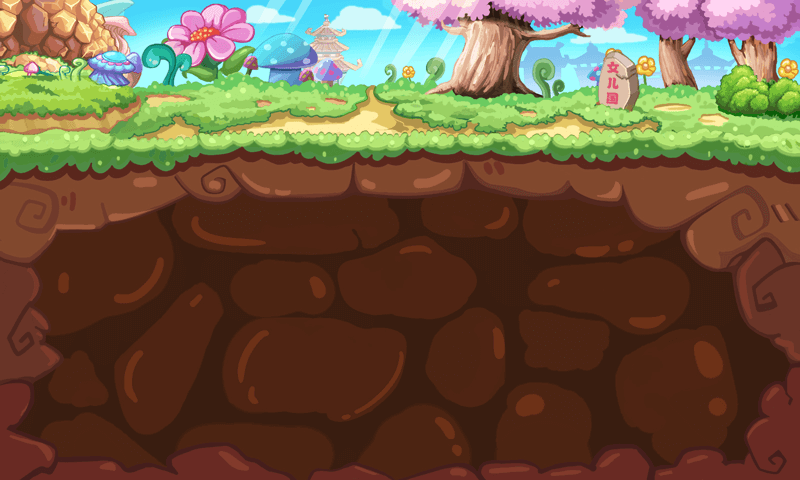

Rendered tile map (Tiled .tmx) drawn with the repository's tilesets; below, a short description and the map source with its tile grids summarised:
An orthogonal 25x15 tile map with 32x32 px tiles, 1 tile layer (bg) and 24 objects.

<map version="1.0" orientation="orthogonal" width="25" height="15" tilewidth="32" tileheight="32">
 <tileset firstgid="1" name="bg03" tilewidth="32" tileheight="32">
  <image source="bg03.png" width="800" height="480" />
 </tileset>
 <layer name="bg" width="25" height="15">
  <data>[375 cells, 375 non-empty, 375 distinct tile ids]</data>
 </layer>
 <objectgroup name="logic" width="25" height="15" opacity="0.9">
  <object x="578" y="286" width="64" height="64">
   <properties>
    <property name="type" value="2" />
   </properties>
  </object>
  <object x="547" y="417" width="32" height="32">
   <properties>
    <property name="type" value="12" />
   </properties>
  </object>
  <object x="354" y="401" width="64" height="64">
   <properties>
    <property name="type" value="4" />
   </properties>
  </object>
  <object x="289" y="287" width="64" height="64">
   <properties>
    <property name="type" value="7" />
   </properties>
  </object>
  <object x="507" y="286" width="64" height="64">
   <properties>
    <property name="type" value="7" />
   </properties>
  </object>
  <object x="189" y="207" width="96" height="96">
   <properties>
    <property name="type" value="8" />
   </properties>
  </object>
  <object x="593" y="376" width="96" height="96">
   <properties>
    <property name="type" value="5" />
   </properties>
  </object>
  <object x="185" y="400" width="32" height="32">
   <properties>
    <property name="type" value="9" />
   </properties>
  </object>
  <object x="453" y="303" width="32" height="32">
   <properties>
    <property name="type" value="17" />
   </properties>
  </object>
  <object x="325" y="238" width="32" height="32">
   <properties>
    <property name="type" value="13" />
   </properties>
  </object>
  <object x="238" y="379" width="96" height="96">
   <properties>
    <property name="type" value="8" />
   </properties>
  </object>
  <object x="126" y="306" width="64" height="64">
   <properties>
    <property name="type" value="2" />
   </properties>
  </object>
  <object x="119" y="212" width="64" height="64">
   <properties>
    <property name="type" value="1" />
   </properties>
  </object>
  <object x="473" y="399" width="64" height="64">
   <properties>
    <property name="type" value="1" />
   </properties>
  </object>
  <object x="123" y="425" width="32" height="32">
   <properties>
    <property name="type" value="9" />
   </properties>
  </object>
  <object x="373" y="289" width="64" height="64">
   <properties>
    <property name="type" value="2" />
   </properties>
  </object>
  <object x="539" y="209" width="64" height="64">
   <properties>
    <property name="type" value="4" />
   </properties>
  </object>
  <object x="624" y="238" width="32" height="32">
   <properties>
    <property name="type" value="9" />
   </properties>
  </object>
  <object x="460" y="241" width="32" height="32">
   <properties>
    <property name="type" value="15" />
   </properties>
  </object>
  <object x="428" y="421" width="32" height="32">
   <properties>
    <property name="type" value="16" />
   </properties>
  </object>
  <object x="221" y="306" width="64" height="64">
   <properties>
    <property name="type" value="1" />
   </properties>
  </object>
  <object x="391" y="241" width="32" height="32">
   <properties>
    <property name="type" value="14" />
   </properties>
  </object>
  <object x="443" y="358" width="32" height="32">
   <properties>
    <property name="type" value="9" />
   </properties>
  </object>
  <object x="534" y="358" width="32" height="32">
   <properties>
    <property name="type" value="9" />
   </properties>
  </object>
 </objectgroup>
</map>
